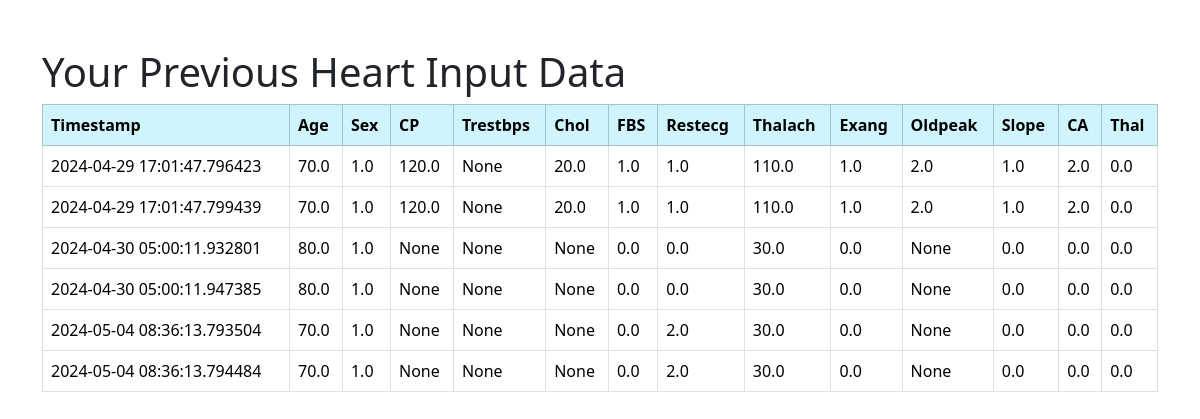
/user_input_data (signed in), run on the app's committed database.
### app.py (models this page shows, shortened)
class HeartInputData(db.Model):
    id = db.Column(db.Integer, primary_key=True)
    user_id = db.Column(db.Integer, db.ForeignKey('user.id'), nullable=False)
    timestamp = db.Column(db.DateTime, nullable=False, default=datetime.utcnow)
    age = db.Column(db.Float)
    sex = db.Column(db.Float)
    cp = db.Column(db.Float)
    trestbps = db.Column(db.Float)
    chol = db.Column(db.Float)
    fbs = db.Column(db.Float)
    restecg = db.Column(db.Float)
    thalach = db.Column(db.Float)
    exang = db.Column(db.Float)
    oldpeak = db.Column(db.Float)
    slope = db.Column(db.Float)
    ca = db.Column(db.Float)
    thal = db.Column(db.Float)

### app.py (the view)
@app.route('/user_input_data')
def user_input_data():
    if 'email' in session:
        user = User.query.filter_by(email=session['email']).first()
        if user:
            user_heart_data = HeartInputData.query.filter_by(user_id=user.id).all()
            return render_template('user_input_data.html', user=user, user_heart_data=user_heart_data)
    return redirect('/login')

### templates/user_input_data.html (shortened to what this page needs)
<!doctype html>
<html lang="en">
  <head>
    <link rel="stylesheet" href="{{ url_for('static', filename='css/style.css') }}">
    <link href="https://cdn.jsdelivr.net/npm/bootstrap@5.3.3/dist/css/bootstrap.min.css" rel="stylesheet">
  </head>
  <body>
    <div class="container my-5">
      <h1>Your Previous Heart Input Data</h1>
      {% if user_heart_data %}
      <table class="table table-bordered">
        <thead class="table-info">
          <tr>
            <th>Timestamp</th>
            <th>Age</th>
            <th>Sex</th>
            <th>CP</th>
            <th>Trestbps</th>
            <th>Chol</th>
            <th>FBS</th>
            <th>Restecg</th>
            <th>Thalach</th>
            <th>Exang</th>
            <th>Oldpeak</th>
            <th>Slope</th>
            <th>CA</th>
            <th>Thal</th>
          </tr>
        </thead>
        <tbody>
          {% for data in user_heart_data %}
          <tr>
            <td>{{ data.timestamp }}</td>
            <td>{{ data.age }}</td>
            <td>{{ data.sex }}</td>
            <td>{{ data.cp }}</td>
            <td>{{ data.trestbps }}</td>
            <td>{{ data.chol }}</td>
            <td>{{ data.fbs }}</td>
            <td>{{ data.restecg }}</td>
            <td>{{ data.thalach }}</td>
            <td>{{ data.exang }}</td>
            <td>{{ data.oldpeak }}</td>
            <td>{{ data.slope }}</td>
            <td>{{ data.ca }}</td>
            <td>{{ data.thal }}</td>
          </tr>
          {% endfor %}
        </tbody>
      </table>
      {% else %}
      <p>You haven't saved any heart input data yet.</p>
      {% endif %}
    </div>
  </body>
</html>

### static/css/style.css (style rules this page uses)
:root { --red:#d01c28; --gray: #2e2e2e; }
.container { max-width: 1280px; margin: 0 auto; }
.container { margin-top:auto; }
body { font-family: Arial, sans-serif; background-color: #f0f0f0; margin: 0; padding: 0; }

### data on the page
HeartInputData: timestamp "2024-04-29 17:01:47.796423", age "70.0", sex "1.0", cp "120.0", trestbps "None", chol "20.0", fbs "1.0", restecg "1.0", thalach "110.0", exang "1.0", oldpeak "2.0", slope "1.0", ca "2.0", thal "0.0"
HeartInputData: timestamp "2024-04-29 17:01:47.799439", age "70.0", sex "1.0", cp "120.0", trestbps "None", chol "20.0", fbs "1.0", restecg "1.0", thalach "110.0", exang "1.0", oldpeak "2.0", slope "1.0", ca "2.0", thal "0.0"
HeartInputData: timestamp "2024-04-30 05:00:11.932801", age "80.0", sex "1.0", cp "None", trestbps "None", chol "None", fbs "0.0", restecg "0.0", thalach "30.0", exang "0.0", oldpeak "None", slope "0.0", ca "0.0", thal "0.0"
HeartInputData: timestamp "2024-04-30 05:00:11.947385", age "80.0", sex "1.0", cp "None", trestbps "None", chol "None", fbs "0.0", restecg "0.0", thalach "30.0", exang "0.0", oldpeak "None", slope "0.0", ca "0.0", thal "0.0"
HeartInputData: timestamp "2024-05-04 08:36:13.793504", age "70.0", sex "1.0", cp "None", trestbps "None", chol "None", fbs "0.0", restecg "2.0", thalach "30.0", exang "0.0", oldpeak "None", slope "0.0", ca "0.0", thal "0.0"
HeartInputData: timestamp "2024-05-04 08:36:13.794484", age "70.0", sex "1.0", cp "None", trestbps "None", chol "None", fbs "0.0", restecg "2.0", thalach "30.0", exang "0.0", oldpeak "None", slope "0.0", ca "0.0", thal "0.0"
